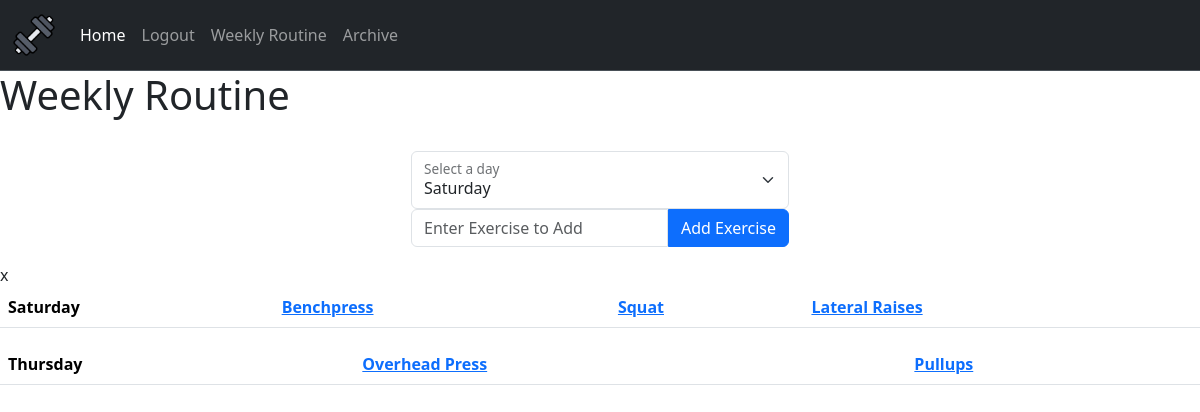
The page /routine (signed in) on the database its author committed.
### webapp/tables.py (models this page shows)
class Routine(db.Model):
    id = db.Column(db.Integer, primary_key = True)
    day = db.Column(db.String(12), nullable = False)
    exercise = db.Column(db.String(12), nullable = False)
    user_id = db.Column(db.Integer, db.ForeignKey('user.id'))

### webapp/routes.py (the view, shortened to what this page needs)
@routes.route("/routine", methods=["POST", "GET"])
@login_required
def routine():
    days = db.session.query(Routine.day).filter_by(user_id = current_user.id).distinct().order_by(days_order).all()
    days = [day[0] for day in days]
    exercises = db.session.query(Routine).filter_by(user_id = current_user.id).all()
    return render_template("routine.html", days = days, exercises = exercises)

### webapp/templates/routine.html (shortened to what this page needs)
{% extends "layout.html" %}
{% block main %}
<h1>Weekly Routine</h1>
<div class="text-center d-flex justify-content-center">
    <form method="post" action="/routine">
        <br>
        <div class="form-floating">
        <select class="form-select" id="day" name="day">
            <option value="saturday">Saturday</option>
        </select>
        <label for="day">Select a day</label>
        </div>
        <div class="input-group mb-3">
            <input type="text" autocomplete="off" class="form-control" name="exercise" id="exercise" placeholder="Enter Exercise to Add">
            <button class="btn btn-primary mx-auto" id="set-submit" type="submit">Add Exercise</button>
        </div>
    </form>
</div>
x
{% for day in days %}
<table>
    <div class="container-fluid text-sm-center">
        <table class="table">
            <thead>
            <tr>
                <th scope="col">{{ day }}</th>
                {% for exercise in exercises %}
                    {% if exercise.day == day %}
                        <th scope="col"><a href="delete_e/{{ day }}/{{ exercise.exercise }}">{{ exercise.exercise }}</a></th>
                    {% endif %}
                {% endfor %}
            </tr>
            </thead>
        </table>
    </div>
</table>
{% endfor %}
{% endblock %}

### rows shown on the page
Routine: exercise "Benchpress"
Routine: exercise "Squat"
Routine: exercise "Lateral Raises"
Routine: exercise "Overhead Press"
Routine: exercise "Pullups"

### other values the page prints
{{ day }} "Saturday" "Thursday"
